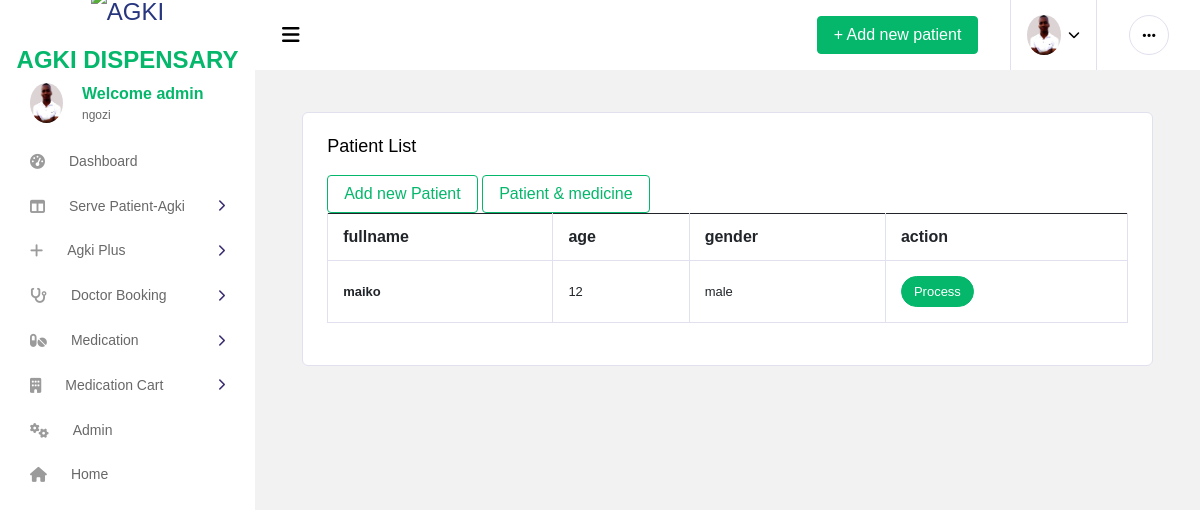
The page /patientList/ (signed in) on the database its author committed.
### app/models.py (models this page shows, shortened)
class CustomUser(AbstractUser):
    phone = models.CharField(max_length=15, null=True,blank=True)
    location = models.CharField(max_length=30, null=True, blank=True)
    department = models.ForeignKey(Department, on_delete=models.CASCADE, null=True,blank=True)
    reg_no = models.CharField(max_length=10, unique=True)
    age = models.IntegerField(null=True)
    position = models.CharField(max_length=40, null=True,blank=True)
    district = models.CharField(max_length=40, null=True,blank=True)
    ward = models.CharField(max_length=40, null=True,blank=True)
    street = models.CharField(max_length=40, null=True,blank=True)
    image = models.ImageField(upload_to ='media/',blank=True,null=True)
    is_doctor = models.BooleanField(default=False)
    is_laboratorist = models.BooleanField(default=False)
    is_receptionist = models.BooleanField(default=False)
    is_pharmacist = models.BooleanField(default=False)
    is_patient = models.BooleanField(default=True)
    is_seller = models.BooleanField(default=False)
    sms_sent = models.BooleanField(default=False)
    payment_status = models.BooleanField(default=False)
    sms_sent_payment = models.BooleanField(default=False)

class Department(models.Model):
    name = models.CharField(max_length=20)
    descrption = models.CharField(max_length=20)

class Patient(models.Model):
    fullname = models.CharField(max_length=30)
    age = models.IntegerField()
    address = models.CharField(max_length=30)
    gender = models.CharField(max_length=10)
    height = models.IntegerField(null=True,blank=True)
    pressure = models.CharField(max_length=10,null=True,blank=True)
    weight = models.IntegerField(null=True,blank=True)
    date = models.DateTimeField(auto_now_add=True)
    dalili = models.TextField(max_length=500,null=True,blank=True)
    possibleDiseases = models.TextField(max_length=500,null=True,blank=True)
    testConducted = models.TextField(max_length=500,null=True,blank=True)
    labResults = models.TextField(max_length=500,null=True,blank=True)
    actualDiseases = models.TextField(max_length=500,null=True,blank=True)
    otherRecomendation = models.TextField(max_length=500,null=True,blank=True)

### app/views.py (the view)
# urls.py: path('patientList/', views.patientList,name='patientList'),
def patientList(request):
    form = PatientSearchForm(request.POST or None)
    x = Patient.objects.all().order_by('-id')
    patients = Patient.objects.all()
    if request.method == 'POST':
        patients = Patient.objects.filter(fullname__icontains=form['fullname'].value())
    context = {
            'x':x,
            'form':form,
            'patients':patients
        }
    return render(request,'app/patientList.html',context)

### app/templates/app/patientList.html (shortened to what this page needs)
{% extends 'app/base2.html' %}
{%block content%}
<br>
<div class="container">
<div class="col-12 grid-margin stretch-card">
    <div class="card">
      <div class="card-body">
        <h4 class="card-title">Patient list</h4>
        <div class="row">
        <div class="col-md-6">
        {% if user.is_receptionist %}
        <a href="{% url 'patient' %}"><button class='btn btn-outline-success btn-fw'>Add new Patient</button></a>
        {% endif %}
        {% if user.is_pharmacist %}
        <a href="{% url 'prescription_list' %}"><button class='btn btn-outline-success btn-fw'>Patient & medicine</button></a>
        {% endif %}
        </div>
        <div class="col-md-6">
        </div>
    </div>
        <div class="table-responsive">
            {% if x %}
            <table class="table table-bordered">
                <thead>
                    <tr>
                        <th>fullname</th>
                        <th>age</th>
                        <th>gender </th>
                       <th>action</th>
                        </tr>
                </thead>
                <tbody>
                    {% for i in x %}
                    <tr>
                        <td class="font-weight-bold">{{i.fullname}}</td>
                        <td>{{i.age}}</td>
                        <td>{{i.gender}}</td>
                        <td>
                            <a href="{% url 'patientDetail' i.id %}"><label class="badge badge-success badge-pill">Process</label></a>
                        </td>
                     </tr>
                    {% endfor %}
                </tbody>
            </table>
            {% else %}
            <br>
            <div class="alert alert-fill-primary" role="alert">
                <i class="fa fa-exclamation-triangle"></i>
                There! No success yet
              </div>
            {% endif %}
        </div>
        <br>
    </div>
    </div>
</div>
</div>
{%endblock%}

### app/templates/app/base2.html (shortened to what this page needs)
{% load static %}
{% load i18n %}
<!DOCTYPE html>
<html lang="en">
<head>
  <link href="https://cdn.jsdelivr.net/npm/bootstrap@5.3.0/dist/css/bootstrap.min.css" rel="stylesheet">
  <link rel="stylesheet" href="{% static 'vendors/all.min.css' %}">
  <link rel="stylesheet" href="{% static 'vendors/vendor.bundle.base.css' %}">
  <link rel="stylesheet" href="{% static 'vendors/vendor.bundle.addons.css' %}">
  <link rel="stylesheet" href="{% static 'videos/style.css' %}">
</head>
<body>
  <div class="container-scroller">
    <nav class="navbar col-lg-12 col-12 p-0 fixed-top d-flex flex-row default-layout-navbar">
      <div class="text-center navbar-brand-wrapper d-flex align-items-center justify-content-center">
        <a class="navbar-brand brand-logo" href="{% url 'index' %}"><img src="{% static 'images/logo/logo.png' %}" alt="AGKI" class="logo" style="height: 40px; width: auto;">
          <span style="padding-top: 80px;"><marquee behavior="" direction=""> <b class="text-success"> AGKI DISPENSARY</b></marquee></span>
        </a>
      </div>
      <div class="navbar-menu-wrapper d-flex align-items-stretch">
        <button class="navbar-toggler navbar-toggler align-self-center" type="button" data-toggle="minimize">
          <span class="fas fa-bars"></span>
        </button>
        <ul class="navbar-nav navbar-nav-right">
          <li class="nav-item d-none d-lg-flex">
            <a class="nav-link" href="{% url 'patient' %}">
              <span class="btn btn-success">+ Add new patient</span>
            </a>
          </li>
          <li class="nav-item nav-profile dropdown">
            <a class="nav-link dropdown-toggle" href="#" data-toggle="dropdown" id="profileDropdown">
              {% if user.image %}
              <img src="{{user.image.url}}" alt="AGKI" class="logo" style="height: 40px; width: auto;">
              {% else %}
              <img src="{% static 'ttt.jpg' %}" alt="AGKI" class="logo" style="height: 40px; width: auto;">
              {% endif %}
            </a>
          </li>
          <li class="nav-item nav-settings d-none d-lg-block">
            <a class="nav-link" href="#">
              <i class="fas fa-ellipsis-h"></i>
            </a>
          </li>
        </ul>
      </div>
    </nav>
    <div class="container-fluid page-body-wrapper">
      <nav class="sidebar sidebar-offcanvas" id="sidebar">
        <ul class="nav">
          <li class="nav-item nav-profile">
            <div class="nav-link">
              <div class="profile-image">
                {% if user.image %}
                <img src="{{user.image.url}}" alt="AGKI" class="logo" style="height: 40px; width: auto;">
                {% else %}
                <img src="{% static 'ttt.jpg' %}" alt="AGKI" class="logo" style="height: 40px; width: auto;">
                {% endif %}
              </div>
              <div class="profile-name">
                <p class="name text-success">
                  Welcome {{ user.username }}
                </p>
                <p class="designation">
                  {{user.department.name}}
                </p>
              </div>
            </div>
          </li>
          {% if not user.is_seller  %}
          <li class="nav-item">
            <a class="nav-link" href="{% url 'home' %}">
                <i class="fa fa-tachometer-alt menu-icon"></i>
                <span class="menu-title">Dashboard</span>
            </a>
        </li>
        <li class="nav-item d-lg-block">
          <a class="nav-link" data-toggle="collapse" href="#sidebar-layouts" aria-expanded="false" aria-controls="sidebar-layouts">
            <i class="fas fa-columns menu-icon"></i>
            <span class="menu-title">Serve Patient-Agki</span>
            <i class="menu-arrow"></i>
          </a>
        </li>
        <li class="nav-item d-lg-block">
          <a class="nav-link" data-toggle="collapse" href="#agki-plus" aria-expanded="false" aria-controls="sidebar-layouts">
            <i class="fas fa-plus menu-icon"></i>
            <span class="menu-title">Agki Plus</span>
            <i class="menu-arrow"></i>
          </a>
        </li>
        <li class="nav-item d-lg-block">
          <a class="nav-link" data-toggle="collapse" href="#bookingDoctor" aria-expanded="false" aria-controls="sidebar-layouts">
            <i class="fas fa-stethoscope menu-icon"></i>
            <span class="menu-title">Doctor Booking</span>
            <i class="menu-arrow"></i>
          </a>
        </li>
        {% endif %}
        <li class="nav-item d-lg-block">
          <a class="nav-link" data-toggle="collapse" href="#medication" aria-expanded="false" aria-controls="sidebar-layouts">
            <i class="fas fa-pills menu-icon"></i>
            <span class="menu-title">Medication</span>
            <i class="menu-arrow"></i>
          </a>
        </li>
        <li class="nav-item d-lg-block">
          <a class="nav-link" data-toggle="collapse" href="#medication2" aria-expanded="false" aria-controls="sidebar-layouts">
            <i class="fas fa-building menu-icon"></i>
            <span class="menu-title">Medication Cart</span>
            <i class="menu-arrow"></i>
          </a>
        </li>
        {% if user.is_superuser %}
        <li class="nav-item">
            <a class="nav-link" href="/admin/">
                <i class="fa fa-cogs menu-icon"></i>
                <span class="menu-title">Admin</span>
            </a>
        </li>
        {% endif %}
        <li class="nav-item">
          <a class="nav-link" href="{% url 'index' %}">
              <i class="fa fa-home menu-icon"></i>
              <span class="menu-title">Home</span>
          </a>
        </li>
        </ul>
      </nav>
      <div class="main-panel">
        <div class="content-wrapper">
            {% block content%}
            {% endblock %}
        </div>
      </div>
    </div>
  </div>
</body>
</html>

### rows shown on the page
CustomUser: image (picture), username "admin", department.name "ngozi"
Patient: fullname "maiko", age "12", gender "male"
